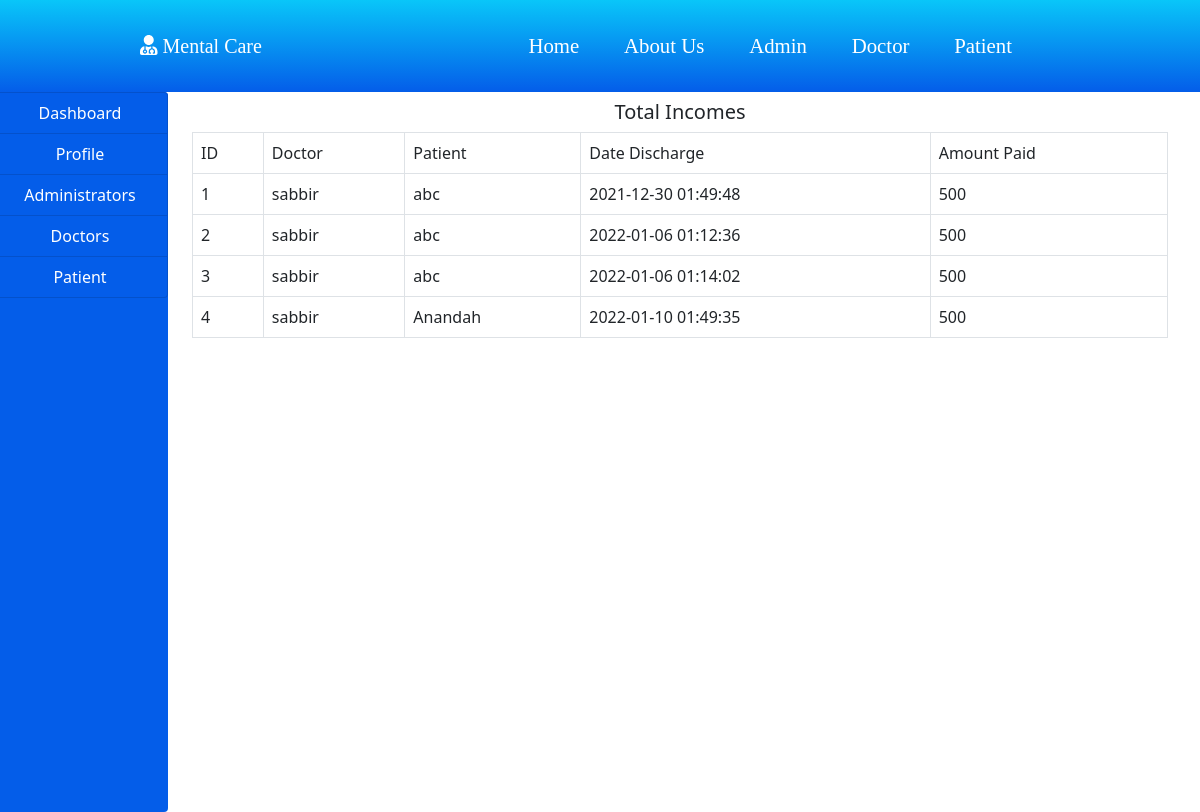
The app's page /admin/income.php with its own data.
### tables this page shows
CREATE TABLE `income` (
  `id` int(100) NOT NULL,
  `doctor` varchar(100) NOT NULL,
  `patient` varchar(100) NOT NULL,
  `date_discharge` varchar(100) NOT NULL,
  `amount_paid` varchar(100) NOT NULL,
  `description` varchar(1000) NOT NULL
);

### admin/income.php (the view, shortened to what this page needs)
<!DOCTYPE html>
<html lang="en">
<head>
</head>
<body>
    <?php
    include("../include/header.php");
    include("../include/connection.php");
    ?>
    <div class="container-fluid">
        <div class="col-md-12">
            <div class="row">
                <div class="col-md-2" style="margin-left: -20px;">
                    <?php
                    include("sidenav.php");
                    ?>
                </div>
                <div class="col-md-10">
                    <h5 class="text-center my-2">Total Incomes</h5>
                    <?php
                    $query = "SELECT * FROM  income";
                    $res = mysqli_query($connect, $query);
                    $output = "";
                    $output .= "
                            <table class='table table-bordered'>
                                <tr>
                                    <td>ID</td>
                                    <td>Doctor</td>
                                    <td>Patient</td>
                                    <td>Date Discharge</td>
                                    <td>Amount Paid</td>
                                </tr>
                        ";
                    while ($row = mysqli_fetch_array($res)) {
                        $output .= "
                                <tr>
                                    <td>" . $row['id'] . "</td>
                                    <td>" . $row['doctor'] . "</td>
                                    <td>" . $row['patient'] . "</td>
                                    <td>" . $row['date_discharge'] . "</td>
                                    <td>" . $row['amount_paid'] . "</td>
                            ";
                    }
                    $output .= "
                            </tr>
                            </table>
                        ";
                    echo $output;
                    ?>
                </div>
            </div>
        </div>
    </div>
</body>
</html>

### css/include/header.css (style rules this page uses)
:root { --Sniglet-font: "Sniglet", cursive; --Rubik: "Rubik", cursive; --Patua: "Patua One", cursive; --light-black: #2e2c2caf; --bggradient: linear-gradient(to bottom, #09C6F9, #045DE9); --light-gray: rgba(255, 255, 255, 0.877); }

### records on screen
income: id "1", doctor "sabbir", patient "abc", date_discharge "2021-12-30 01:49:48", amount_paid "500"
income: id "2", doctor "sabbir", patient "abc", date_discharge "2022-01-06 01:12:36", amount_paid "500"
income: id "3", doctor "sabbir", patient "abc", date_discharge "2022-01-06 01:14:02", amount_paid "500"
income: id "4", doctor "sabbir", patient "Anandah", date_discharge "2022-01-10 01:49:35", amount_paid "500"
